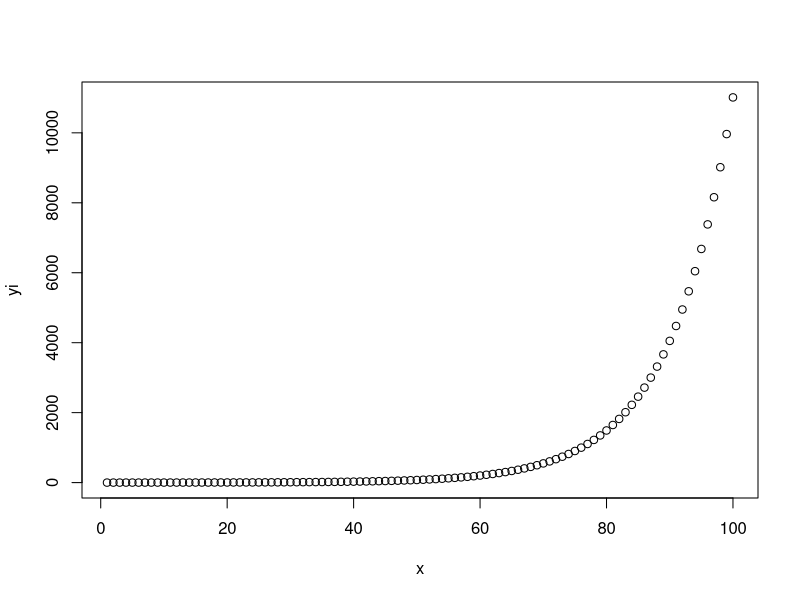

Generate this figure with R:
## ---- chunk 1
#Question1
set.seed(1)
x<-1:100
e <- rnorm(100, mean = 0, sd = 0.2) 
yi<-sinh(x/10)+e

#Question2
customLowess <- function(x, yi, f = 0.25) {
  
  smoothed <- lowess(x, yi, f = f)
return(smoothed)}
customLowess(x,yi,f=0.25)

#Question3
  (lowess(x,yi,0.25,iter=0,delta=0.01*diff(range(x))))
  plot(x,yi)
